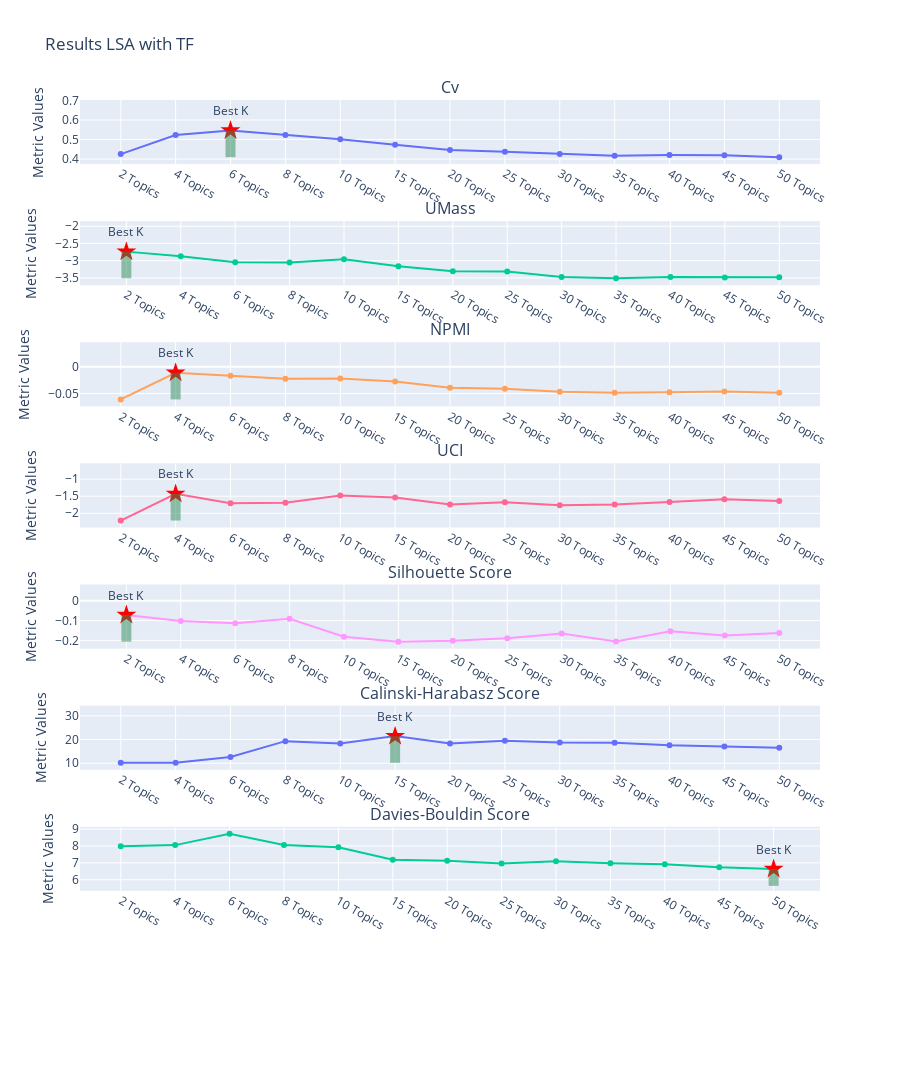

Source (notebook cell):
### Code cell
plot_results(eval_lsa_tf, "Results LSA with TF")

### Figure 1 — Plotly figure (JSON) as saved in the notebook; plotly's stock layout.template omitted (floating-point values rounded to 4 significant figures)
{"data": [{"name": "cv", "type": "scatter", "x": ["2 Topics", "4 Topics", "6 Topics", "8 Topics", "10 Topics", "15 Topics", "20 Topics", "25 Topics", "30 Topics", "35 Topics", "40 Topics", "45 Topics", "50 Topics"], "xaxis": "x", "y": [0.4253, 0.5234, 0.5463, 0.5233, 0.5013, 0.4727, 0.4467, 0.4368, 0.4263, 0.4165, 0.4206, 0.4192, 0.4096], "yaxis": "y"}, {"marker": {"color": "Red", "size": 15, "symbol": "star"}, "mode": "markers", "type": "scatter", "x": ["6 Topics"], "xaxis": "x", "y": [0.5463], "yaxis": "y"}, {"name": "c_umass", "type": "scatter", "x": ["2 Topics", "4 Topics", "6 Topics", "8 Topics", "10 Topics", "15 Topics", "20 Topics", "25 Topics", "30 Topics", "35 Topics", "40 Topics", "45 Topics", "50 Topics"], "xaxis": "x2", "y": [-2.737, -2.87, -3.049, -3.053, -2.958, -3.165, -3.307, -3.313, -3.477, -3.512, -3.477, -3.485, -3.478], "yaxis": "y2"}, {"marker": {"color": "Red", "size": 15, "symbol": "star"}, "mode": "markers", "type": "scatter", "x": ["2 Topics"], "xaxis": "x2", "y": [-2.737], "yaxis": "y2"}, {"name": "c_npmi", "type": "scatter", "x": ["2 Topics", "4 Topics", "6 Topics", "8 Topics", "10 Topics", "15 Topics", "20 Topics", "25 Topics", "30 Topics", "35 Topics", "40 Topics", "45 Topics", "50 Topics"], "xaxis": "x3", "y": [-0.06086, -0.01135, -0.01713, -0.02233, -0.02225, -0.02746, -0.03915, -0.04112, -0.04672, -0.04849, -0.04745, -0.04602, -0.04847], "yaxis": "y3"}, {"marker": {"color": "Red", "size": 15, "symbol": "star"}, "mode": "markers", "type": "scatter", "x": ["4 Topics"], "xaxis": "x3", "y": [-0.01135], "yaxis": "y3"}, {"name": "c_uci", "type": "scatter", "x": ["2 Topics", "4 Topics", "6 Topics", "8 Topics", "10 Topics", "15 Topics", "20 Topics", "25 Topics", "30 Topics", "35 Topics", "40 Topics", "45 Topics", "50 Topics"], "xaxis": "x4", "y": [-2.213, -1.432, -1.705, -1.69, -1.483, -1.541, -1.742, -1.679, -1.763, -1.741, -1.668, -1.588, -1.641], "yaxis": "y4"}, {"marker": {"color": "Red", "size": 15, "symbol": "star"}, "mode": "markers", "type": "scatter", "x": ["4 Topics"], "xaxis": "x4", "y": [-1.432], "yaxis": "y4"}, {"name": "sil_score", "type": "scatter", "x": ["2 Topics", "4 Topics", "6 Topics", "8 Topics", "10 Topics", "15 Topics", "20 Topics", "25 Topics", "30 Topics", "35 Topics", "40 Topics", "45 Topics", "50 Topics"], "xaxis": "x5", "y": [-0.07177, -0.1018, -0.113, -0.09074, -0.1819, -0.2066, -0.2021, -0.1899, -0.1649, -0.2053, -0.1537, -0.1754, -0.1634], "yaxis": "y5"}, {"marker": {"color": "Red", "size": 15, "symbol": "star"}, "mode": "markers", "type": "scatter", "x": ["2 Topics"], "xaxis": "x5", "y": [-0.07177], "yaxis": "y5"}, {"name": "ch_index", "type": "scatter", "x": ["2 Topics", "4 Topics", "6 Topics", "8 Topics", "10 Topics", "15 Topics", "20 Topics", "25 Topics", "30 Topics", "35 Topics", "40 Topics", "45 Topics", "50 Topics"], "xaxis": "x6", "y": [10.24, 10.2, 12.68, 19.32, 18.3, 21.43, 18.3, 19.48, 18.7, 18.59, 17.55, 17.11, 16.51], "yaxis": "y6"}, {"marker": {"color": "Red", "size": 15, "symbol": "star"}, "mode": "markers", "type": "scatter", "x": ["15 Topics"], "xaxis": "x6", "y": [21.43], "yaxis": "y6"}, {"name": "db_index", "type": "scatter", "x": ["2 Topics", "4 Topics", "6 Topics", "8 Topics", "10 Topics", "15 Topics", "20 Topics", "25 Topics", "30 Topics", "35 Topics", "40 Topics", "45 Topics", "50 Topics"], "xaxis": "x7", "y": [7.991, 8.052, 8.728, 8.065, 7.92, 7.183, 7.123, 6.964, 7.09, 6.973, 6.916, 6.732, 6.635], "yaxis": "y7"}, {"marker": {"color": "Red", "size": 15, "symbol": "star"}, "mode": "markers", "type": "scatter", "x": ["50 Topics"], "xaxis": "x7", "y": [6.635], "yaxis": "y7"}], "layout": {"annotations": [{"font": {"size": 16}, "showarrow": false, "text": "Cv", "x": 0.5, "xanchor": "center", "xref": "paper", "y": 1, "yanchor": "bottom", "yref": "paper"}, {"font": {"size": 16}, "showarrow": false, "text": "UMass", "x": 0.5, "xanchor": "center", "xref": "paper", "y": 0.8672, "yanchor": "bottom", "yref": "paper"}, {"font": {"size": 16}, "showarrow": false, "text": "NPMI", "x": 0.5, "xanchor": "center", "xref": "paper", "y": 0.7344, "yanchor": "bottom", "yref": "paper"}, {"font": {"size": 16}, "showarrow": false, "text": "UCI", "x": 0.5, "xanchor": "center", "xref": "paper", "y": 0.6016, "yanchor": "bottom", "yref": "paper"}, {"font": {"size": 16}, "showarrow": false, "text": "Silhouette Score", "x": 0.5, "xanchor": "center", "xref": "paper", "y": 0.4688, "yanchor": "bottom", "yref": "paper"}, {"font": {"size": 16}, "showarrow": false, "text": "Calinski-Harabasz Score", "x": 0.5, "xanchor": "center", "xref": "paper", "y": 0.3359, "yanchor": "bottom", "yref": "paper"}, {"font": {"size": 16}, "showarrow": false, "text": "Davies-Bouldin Score", "x": 0.5, "xanchor": "center", "xref": "paper", "y": 0.2031, "yanchor": "bottom", "yref": "paper"}, {"showarrow": false, "text": "Best K", "x": "6 Topics", "xref": "x", "y": 0.5463, "yref": "y", "yshift": 20}, {"showarrow": false, "text": "Best K", "x": "2 Topics", "xref": "x2", "y": -2.737, "yref": "y2", "yshift": 20}, {"showarrow": false, "text": "Best K", "x": "4 Topics", "xref": "x3", "y": -0.01135, "yref": "y3", "yshift": 20}, {"showarrow": false, "text": "Best K", "x": "4 Topics", "xref": "x4", "y": -1.432, "yref": "y4", "yshift": 20}, {"showarrow": false, "text": "Best K", "x": "2 Topics", "xref": "x5", "y": -0.07177, "yref": "y5", "yshift": 20}, {"showarrow": false, "text": "Best K", "x": "15 Topics", "xref": "x6", "y": 21.43, "yref": "y6", "yshift": 20}, {"showarrow": false, "text": "Best K", "x": "50 Topics", "xref": "x7", "y": 6.635, "yref": "y7", "yshift": 20}], "height": 1600, "shapes": [{"line": {"color": "SeaGreen", "width": 10}, "opacity": 0.5, "type": "line", "x0": "6 Topics", "x1": "6 Topics", "xref": "x", "y0": 0.4096, "y1": 0.5463, "yref": "y"}, {"line": {"color": "SeaGreen", "width": 10}, "opacity": 0.5, "type": "line", "x0": "2 Topics", "x1": "2 Topics", "xref": "x2", "y0": -3.512, "y1": -2.737, "yref": "y2"}, {"line": {"color": "SeaGreen", "width": 10}, "opacity": 0.5, "type": "line", "x0": "4 Topics", "x1": "4 Topics", "xref": "x3", "y0": -0.06086, "y1": -0.01135, "yref": "y3"}, {"line": {"color": "SeaGreen", "width": 10}, "opacity": 0.5, "type": "line", "x0": "4 Topics", "x1": "4 Topics", "xref": "x4", "y0": -2.213, "y1": -1.432, "yref": "y4"}, {"line": {"color": "SeaGreen", "width": 10}, "opacity": 0.5, "type": "line", "x0": "2 Topics", "x1": "2 Topics", "xref": "x5", "y0": -0.2066, "y1": -0.07177, "yref": "y5"}, {"line": {"color": "SeaGreen", "width": 10}, "opacity": 0.5, "type": "line", "x0": "15 Topics", "x1": "15 Topics", "xref": "x6", "y0": 10.2, "y1": 21.43, "yref": "y6"}, {"line": {"color": "SeaGreen", "width": 10}, "opacity": 0.5, "type": "line", "x0": "50 Topics", "x1": "50 Topics", "xref": "x7", "y0": 5.635, "y1": 6.635, "yref": "y7"}], "showlegend": false, "title": {"text": "Results LSA with TF"}, "width": 900, "xaxis": {"anchor": "y", "domain": [0, 1]}, "xaxis2": {"anchor": "y2", "domain": [0, 1]}, "xaxis3": {"anchor": "y3", "domain": [0, 1]}, "xaxis4": {"anchor": "y4", "domain": [0, 1]}, "xaxis5": {"anchor": "y5", "domain": [0, 1]}, "xaxis6": {"anchor": "y6", "domain": [0, 1]}, "xaxis7": {"anchor": "y7", "domain": [0, 1]}, "xaxis8": {"anchor": "y8", "domain": [0, 1]}, "yaxis": {"anchor": "x", "domain": [0.9297, 1], "title": {"text": "Metric Values"}}, "yaxis2": {"anchor": "x2", "domain": [0.7969, 0.8672], "title": {"text": "Metric Values"}}, "yaxis3": {"anchor": "x3", "domain": [0.6641, 0.7344], "title": {"text": "Metric Values"}}, "yaxis4": {"anchor": "x4", "domain": [0.5312, 0.6016], "title": {"text": "Metric Values"}}, "yaxis5": {"anchor": "x5", "domain": [0.3984, 0.4688], "title": {"text": "Metric Values"}}, "yaxis6": {"anchor": "x6", "domain": [0.2656, 0.3359], "title": {"text": "Metric Values"}}, "yaxis7": {"anchor": "x7", "domain": [0.1328, 0.2031], "title": {"text": "Metric Values"}}, "yaxis8": {"anchor": "x8", "domain": [0, 0.07031], "title": {"text": "Metric Values"}}}}
